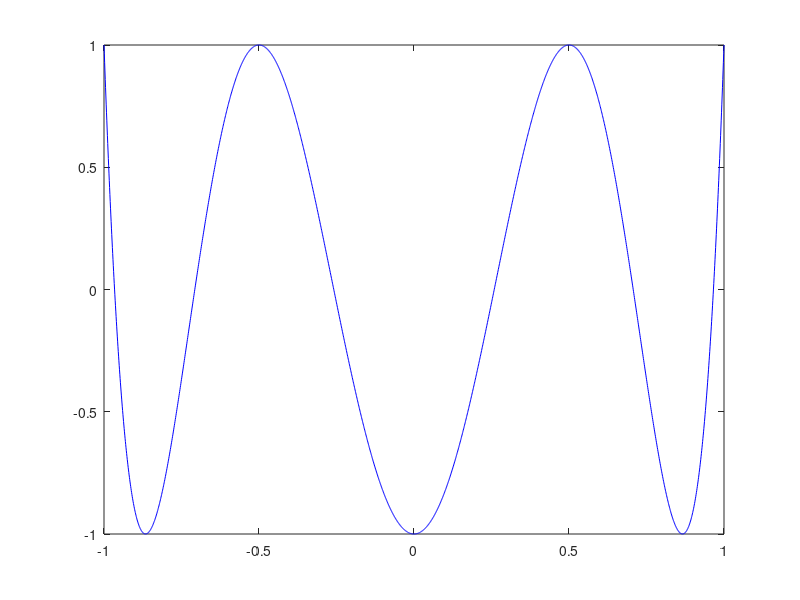

Reproduce this figure in MATLAB.
x=-1:0.001:1;
legendre=((693.*x.^6)-(945.*x.^4)+(315.*x.^2)-15)./48;
chebyshev=32.*x.^6-48.*x.^4+18.*x.^2-1;
plot(x, chebyshev, 'b')
k=1;
for i=1:2000
    if legendre(i)*legendre(i+1)<0
        fprintf('The root #%d for the Legendre polynomial is %.3f\n',k,i*0.001-1);
        k=k+1;
    end
end
k=1;
for i=1:2000
    if chebyshev(i)*chebyshev(i+1)<0
        fprintf('The root #%d for the Chebyshev polynomial is %.3f\n',k,i*0.00-1);
        k=k+1;
    end
end

